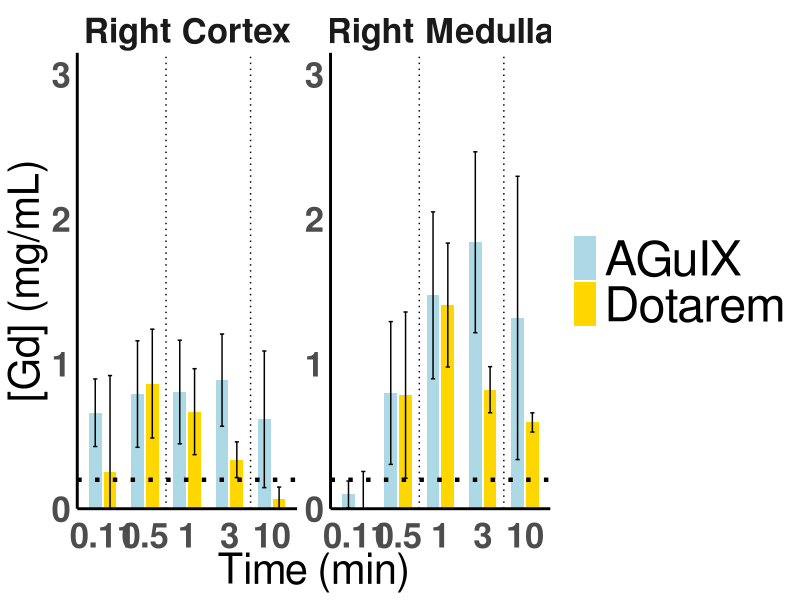
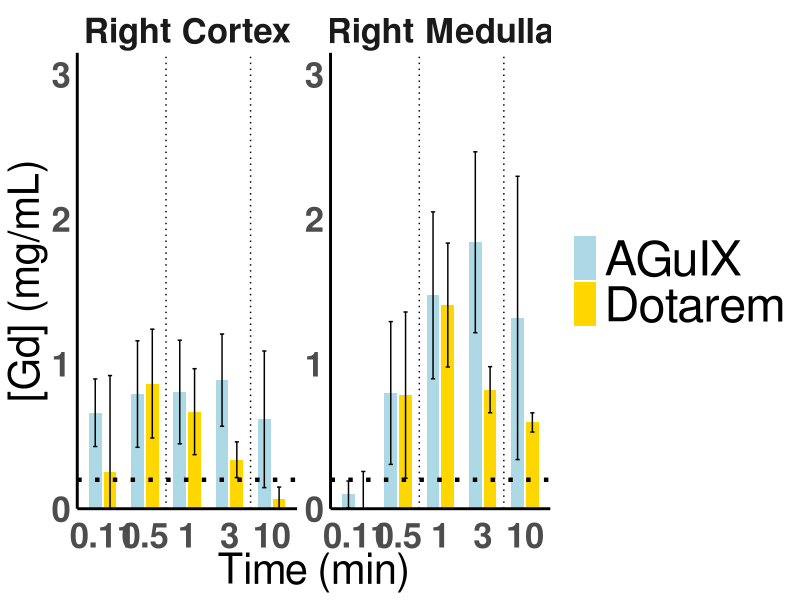

Recreate these plots in R, in order.
library(ggplot2)
library(dplyr)
library(tidyr)

# Define the corrected data without timepoint 1
time_points <- c(0.11, 0.5, 1, 3, 10)

# Right Cortex Data
Right_Cortex_data <- data.frame(
  Time = factor(time_points, levels = time_points),
  AGuIX = c(0.66319916,
            0.792184033,
            0.806397367,
            0.88836115,
            0.617782017
  ),
  Dotarem = c(0.253690995,
              0.864664098,
              0.670505579,
              0.338659516,
              0.070268034
  )
)

right_cortex_aguix_error <- c(0.233523453,
                              0.368114096,
                              0.357977912,
                              0.318598489,
                              0.472015344
)
right_cortex_dotarem_error <- c(0.666290501,
                                0.37588782,
                                0.297004923,
                                0.123411967,
                                0.079327684
)

# Right Medulla Data
Right_Medulla_data <- data.frame(
  Time = factor(time_points, levels = time_points),
  AGuIX = c(0.09899994,
            0.799509567,
            1.4743117,
            1.841082667,
            1.318230183
  ),
  Dotarem = c(-0.043306187,
              0.784826417,
              1.407206803,
              0.822386309,
              0.596176736
  )
)

right_medulla_aguix_error <- c(0.092490269,
                               0.493119386,
                               0.576624869,
                               0.624847362,
                               0.978550689
)
right_medulla_dotarem_error <- c(0.300871183,
                                 0.574242152,
                                 0.428026287,
                                 0.159262949,
                                 0.066558448
)

# Add an index to each row before reshaping
Right_Cortex_data <- Right_Cortex_data %>% mutate(Index = row_number())
Right_Medulla_data <- Right_Medulla_data %>% mutate(Index = row_number())

# Reshape data
Right_Cortex_long <- Right_Cortex_data %>%
  pivot_longer(cols = c(AGuIX, Dotarem), names_to = "Agent", values_to = "Signal") %>%
  mutate(
    Error = ifelse(Agent == "AGuIX", right_cortex_aguix_error[Index], right_cortex_dotarem_error[Index])
  ) %>%
  select(-Index)

Right_Medulla_long <- Right_Medulla_data %>%
  pivot_longer(cols = c(AGuIX, Dotarem), names_to = "Agent", values_to = "Signal") %>%
  mutate(
    Error = ifelse(Agent == "AGuIX", right_medulla_aguix_error[Index], right_medulla_dotarem_error[Index])
  ) %>%
  select(-Index)

# Combine datasets
combined_data <- bind_rows(Right_Cortex_long, Right_Medulla_long) %>%
  mutate(Location = rep(c("Right Cortex", "Right Medulla"), each = 10))

# Define font sizes
font_family <- "Free sans"
font_size_title <- 35
font_size_axis_title <- 30
font_size_text <- 25
font_size_facet <- 25

# Plot
gg <- ggplot(combined_data, aes(x = Time, y = Signal, fill = Agent)) +
  geom_bar(stat = "identity", position = position_dodge(width = 0.7), width = 0.6) +
  geom_errorbar(aes(ymin = pmax(Signal - Error, 0.0), ymax = Signal + Error), width = 0.2, position = position_dodge(width = 0.7)) +
  scale_fill_manual(values = c("AGuIX" = "lightblue", "Dotarem" = "gold")) +
  facet_wrap(~Location, scales = "free_y") +
  labs(x = "Time (min)", y = "[Gd] (mg/mL)") +
  theme_minimal() +
  theme(
    text = element_text(family = font_family),
    plot.title = element_text(size = font_size_title, face = "bold", hjust = 0.5),
    axis.title = element_text(size = font_size_axis_title),
    axis.title.y = element_text(size = font_size_axis_title, vjust = 1.0),
    axis.text = element_text(size = font_size_text, face = "bold"),
    axis.text.x = element_text(vjust = 0.15),
    axis.text.y = element_text(hjust = 0.15),
    legend.title = element_blank(),
    legend.text = element_text(size = 35),
    panel.grid.major = element_blank(),
    panel.grid.minor = element_blank(),
    strip.text = element_text(size = font_size_facet, face = "bold"),
    axis.line = element_line(color = "black", size = 1)
  ) +
  scale_y_continuous(expand = expansion(mult = c(0, 0.05)), limits = function(x) c(0,  3)) +
  geom_vline(xintercept = c(2.5, 4.5), linetype = "dotted", color = "black") +
  geom_hline(yintercept = 0.2, linetype = "dotted", color = "black", size = 1.5)

print(gg)

ggsave("output_plot.png", plot = gg, width = 9000, height = 2500, units = "px")
